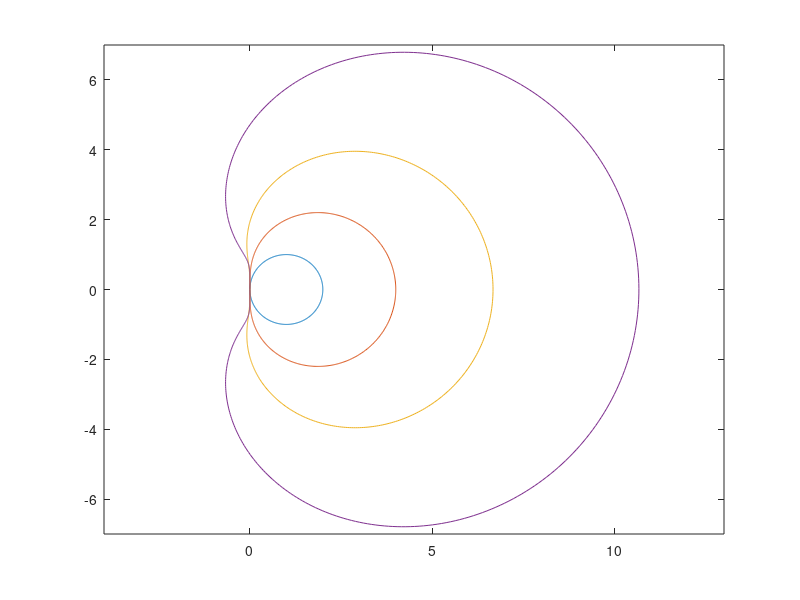

MATLAB code for this plot:
A = [ 1, -1, 1, 0, 0, 0; 1, -4/3, 1/3, 2/3, 0, 0; 1, -18/11, 9/11, -2/11, 6/11, 0; 1, -48/25, 36/25, -16/25, 3/25, 12/25 ];
for s = 1:4
    b = A(s,:);
    sigma = @(x)(b(2+s)*x.^s);
    X = 0:0.01:2*pi;
    X = exp(1i*X);
    rho = b(1)*(X.^s);
    for i = 2:s+1
        rho = rho + b(i)*(X.^(s+1-i));
    end
    Y = rho./sigma(X);
    plot(real(Y),imag(Y));
    xlim([-4,13]);
    ylim([-7,7]);
    hold on
end